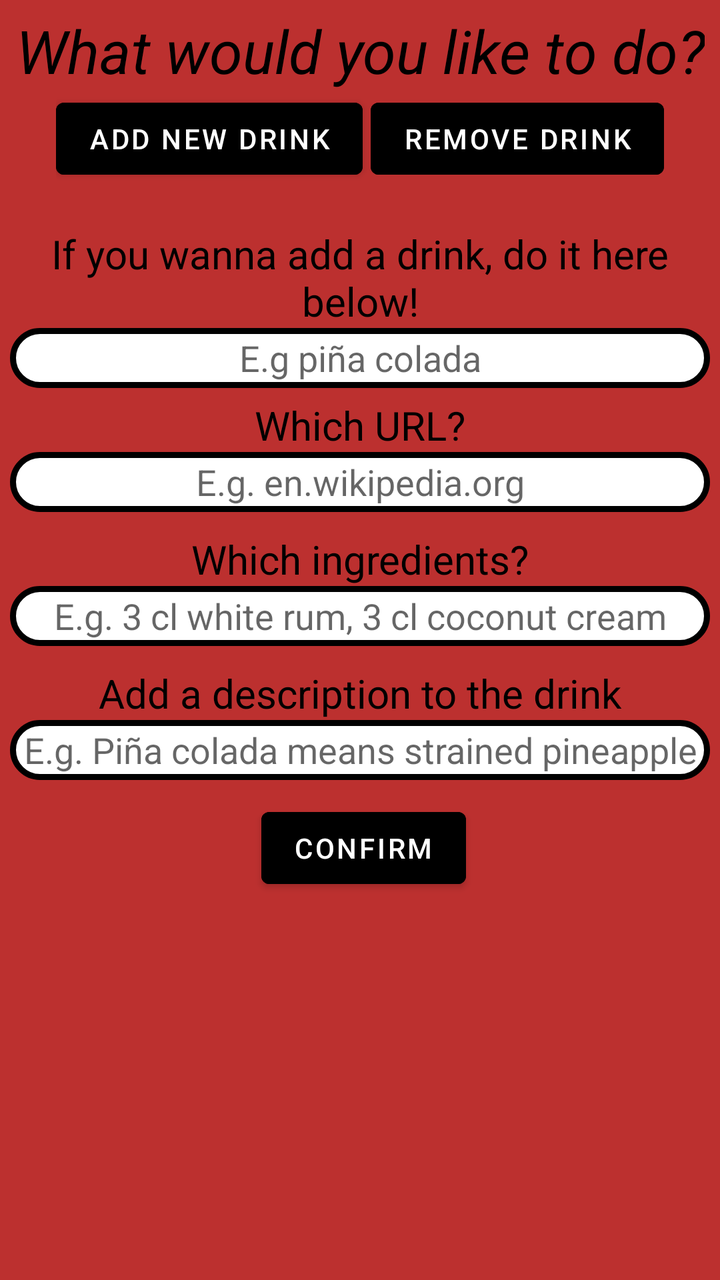
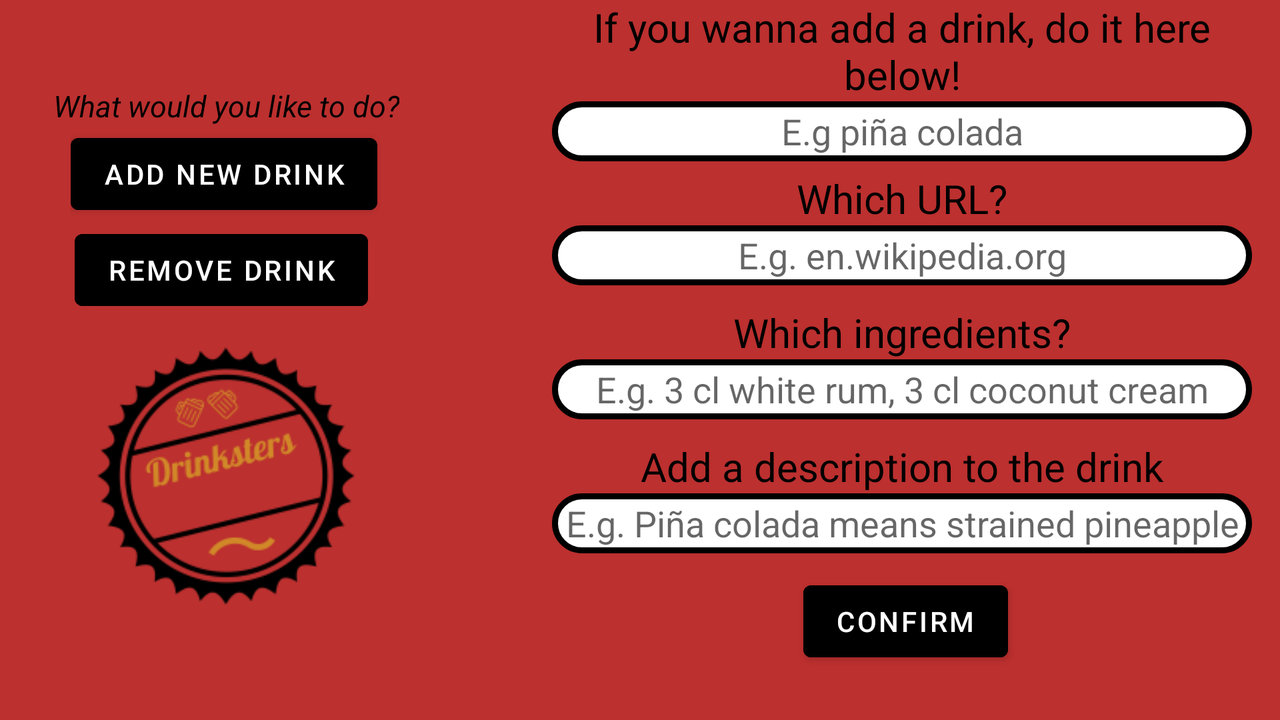

Compare how this app lays out the same screen by default and in its alternative resource folder. The renders come first, then the two layout files and the values they reference.
<!-- AndroidManifest.xml: application theme Theme.Drinks -->
<!-- res/layout/fragment_ui.xml -->
<?xml version="1.0" encoding="utf-8"?>
<LinearLayout xmlns:android="http://schemas.android.com/apk/res/android"

    android:layout_width="match_parent"
    android:layout_height="match_parent"
    android:background="@color/Darkred"
    android:orientation="vertical"
    android:padding="5dp"
    >

    

    

    
    <TextView
        android:layout_width="wrap_content"
        android:layout_height="wrap_content"
        android:text="What would you like to do?"
        android:textAlignment="center"
        android:textSize="30dp"
        android:textColor="@color/black"
        android:textStyle="italic"
        android:layout_gravity="center"/>
    <LinearLayout
    android:layout_width="wrap_content"
    android:layout_height="wrap_content"
    android:orientation="horizontal"
    android:layout_gravity="center">

        <Button
            android:id="@+id/add_item"
            android:layout_width="wrap_content"
            android:layout_height="wrap_content"
            android:text="@string/add_new_drink"
            android:backgroundTint="@color/black"

            android:layout_marginRight="2sp"/>
        <Button

            android:id="@+id/remove_drink"
            android:layout_width="wrap_content"
            android:layout_height="wrap_content"
            android:text="Remove drink"
            android:backgroundTint="@color/black"

            android:layout_marginLeft="2sp"/>
</LinearLayout>




     <LinearLayout
         android:layout_width="wrap_content"
         android:layout_height="wrap_content"
         android:orientation="vertical"
         android:id="@+id/top3QuestionsManageDB"
         android:layout_gravity="center">

    
    <LinearLayout
        android:layout_width="match_parent"
        android:layout_height="wrap_content"
        android:orientation="vertical"
        android:layout_marginBottom="5dp"
        android:textAlignment="center"
        android:layout_marginTop="20dp">
        <TextView
            android:layout_width="match_parent"
            android:layout_height="wrap_content"
            android:layout_weight="3"
            android:text="If you wanna add a drink, do it here below!"
            android:textSize="20sp"
            android:textAlignment="center"
            android:textColor="@color/black"/>

        <EditText
            android:id="@+id/what_text"
            android:layout_width="350dp"
            android:layout_gravity="center"
            android:layout_height="30dp"
            android:layout_weight="1"
            android:background="@drawable/radius"
            android:hint="@string/e_g_Name"
            android:inputType="text"
            android:textAlignment="center"/>
    </LinearLayout>

    
    <LinearLayout
        android:layout_width="match_parent"
        android:layout_height="wrap_content"
        android:orientation="vertical"
        android:layout_marginBottom="5dp"
        android:textAlignment="center">
        <TextView
            android:layout_width="match_parent"
            android:layout_height="wrap_content"
            android:layout_weight="3"
            android:text="@string/which_URL"
            android:textSize="20sp"
            android:textAlignment="center"
            android:textColor="@color/black"/>

        <EditText
            android:id="@+id/where_text"
            android:layout_width="350dp"
            android:layout_height="30dp"
            android:layout_marginBottom="5dp"
            android:layout_weight="1"
            android:background="@drawable/radius"
            android:layout_gravity="center"
            android:hint="@string/e_g_URL"
            android:textAlignment="center"/>
    </LinearLayout>

    
    <LinearLayout
        android:layout_width="match_parent"
        android:layout_height="wrap_content"
        android:orientation="vertical"
        android:layout_marginBottom="5dp"
        android:textAlignment="center">
        <TextView
            android:layout_width="match_parent"
            android:layout_height="wrap_content"
            android:layout_weight="3"
            android:text="@string/which_ingredients"
            android:textAlignment="center"
            android:textColor="@color/black"
            android:textSize="20sp"/>

        <EditText
            android:id="@+id/ingredients_text"
            android:layout_width="350dp"
            android:layout_height="30dp"
            android:layout_marginBottom="5dp"
            android:layout_weight="1"
            android:background="@drawable/radius"
            android:textAlignment="center"
            android:layout_gravity="center"
            android:hint="@string/e_g_ingredients" />
    </LinearLayout>
     </LinearLayout>
    

    <LinearLayout
        android:id="@+id/linearWithEverythingManageDb"
        android:layout_width="match_parent"
        android:layout_height="wrap_content"
        android:orientation="vertical">
    <LinearLayout
        android:layout_width="match_parent"
        android:layout_height="wrap_content"
        android:orientation="vertical"
        android:layout_marginBottom="5dp">
        <TextView
            android:id="@+id/text_remove_or_description"
            android:layout_width="match_parent"
            android:layout_height="wrap_content"
            android:layout_weight="3"
            android:text="@string/which_information"
            android:textAlignment="center"
            android:textColor="@color/black"
            android:textSize="20sp"/>

        <EditText
            android:id="@+id/information_text_remove_text"
            android:layout_width="350dp"
            android:layout_height="30dp"
            android:layout_marginBottom="5dp"
            android:layout_weight="1"
            android:background="@drawable/radius"
            android:layout_gravity="center"
            android:textAlignment="center"
            android:hint="@string/e_g_information" />
    </LinearLayout>

    <Button

        android:id="@+id/confirm_add_remove_button"
        android:layout_width="wrap_content"
        android:layout_height="wrap_content"
        android:text="Confirm"
        android:backgroundTint="@color/black"
        android:layout_gravity="center"
        android:layout_marginLeft="2sp"/>

    <TextView
        android:id="@+id/confirm_add_remove_text"
        android:layout_width="wrap_content"
        android:layout_height="wrap_content"
        android:layout_gravity="center"
        android:layout_marginTop="10dp"
        android:text=""
        android:textAlignment="center"

        />

 </LinearLayout>

</LinearLayout>
<!-- resources referenced by this layout -->
<resources>
  <color name="Darkred">#BC302F</color>
  <color name="black">#FF000000</color>
  <!-- drawable radius (drawable) -->
  <?xml version="1.0" encoding="utf-8"?>
  <shape xmlns:android="http://schemas.android.com/apk/res/android" android:shape="rectangle">
      <solid android:color="@color/white"/>
      <corners android:bottomLeftRadius="20dp" android:bottomRightRadius="20dp" android:topLeftRadius="20dp" android:topRightRadius="20dp"/>
      <stroke android:width="3dp" android:color="@color/black"/>
  
  </shape>
  <string name="add_new_drink">Add new drink</string>
  <string name="e_g_Name">E.g piña colada</string>
  <string name="e_g_URL">E.g. en.wikipedia.org</string>
  <string name="e_g_information">E.g. Piña colada means "strained pineapple</string>
  <string name="e_g_ingredients">E.g. 3 cl white rum, 3 cl coconut cream </string>
  <string name="which_URL">Which URL?</string>
  <string name="which_information">Add a description to the drink</string>
  <string name="which_ingredients">Which ingredients?</string>
  <style name="Theme.Drinks" parent="Theme.MaterialComponents.DayNight.DarkActionBar">
          
          <item name="colorPrimary">@color/Darkred</item>
          <item name="colorPrimaryVariant">@color/red</item>
          <item name="colorOnPrimary">@color/white</item>
          
          <item name="colorSecondary">@color/teal_200</item>
          <item name="colorSecondaryVariant">@color/teal_700</item>
          <item name="colorOnSecondary">@color/black</item>
          
          <item name="android:statusBarColor" tools:targetApi="l">?attr/colorPrimaryVariant</item>
          
      </style>
  <color name="white">#FFFFFFFF</color>
  <color name="red">#FF0000</color>
  <color name="teal_200">#FF03DAC5</color>
  <color name="teal_700">#FF018786</color>
</resources>
<!-- res/layout-land/fragment_ui.xml (the repository's variant of the layout above) -->
<!-- drawn on the phone turned sideways -->
<?xml version="1.0" encoding="utf-8"?>
<LinearLayout xmlns:android="http://schemas.android.com/apk/res/android"

    android:layout_width="match_parent"
    android:layout_height="match_parent"
    android:background="@color/Darkred"
    android:orientation="horizontal"

    >

    

    
<LinearLayout
    android:layout_width="wrap_content"
    android:layout_height="wrap_content"
    android:orientation="vertical"
    android:layout_gravity="center_vertical"
    android:layout_marginRight="50dp">

    <TextView
        android:layout_width="wrap_content"
        android:layout_height="wrap_content"
        android:text="What would you like to do?"
        android:textAlignment="center"
        android:textSize="15dp"
        android:textColor="@color/black"
        android:textStyle="italic"
        android:layout_gravity="center"/>
    <LinearLayout
        android:layout_width="wrap_content"
        android:layout_height="wrap_content"
        android:orientation="vertical"
        android:layout_gravity="center">

        <Button
            android:id="@+id/add_item"
            android:layout_width="wrap_content"
            android:layout_height="wrap_content"
            android:text="@string/add_new_drink"
            android:backgroundTint="@color/black"

            android:layout_marginRight="2sp"/>
        <Button

            android:id="@+id/remove_drink"
            android:layout_width="wrap_content"
            android:layout_height="wrap_content"
            android:text="Remove drink"
            android:backgroundTint="@color/black"

            android:layout_marginLeft="2sp"/>
    </LinearLayout>

    <ImageView
        android:id="@+id/image"
        android:layout_width="226dp"
        android:layout_height="158dp"
        android:layout_gravity="center"

        android:src="@drawable/drinkster_logo" />

</LinearLayout>

<LinearLayout
    android:layout_width="wrap_content"
    android:layout_height="wrap_content"
    android:orientation="vertical">
    <LinearLayout
        android:layout_width="wrap_content"
        android:layout_height="wrap_content"
        android:orientation="vertical"
        android:id="@+id/top3QuestionsManageDB"
        android:layout_gravity="center">

        
        <LinearLayout
            android:layout_width="match_parent"
            android:layout_height="wrap_content"
            android:orientation="vertical"
            android:layout_marginBottom="5dp"
            android:textAlignment="center"
            >
            <TextView
                android:layout_width="match_parent"
                android:layout_height="wrap_content"
                android:layout_weight="3"
                android:text="If you wanna add a drink, do it here below!"
                android:textSize="20sp"
                android:textAlignment="center"
                android:textColor="@color/black"/>

            <EditText
                android:id="@+id/what_text"
                android:layout_width="350dp"
                android:layout_gravity="center"
                android:layout_height="30dp"
                android:layout_weight="1"
                android:background="@drawable/radius"
                android:hint="@string/e_g_Name"
                android:inputType="text"
                android:textAlignment="center"/>
        </LinearLayout>

        
        <LinearLayout
            android:layout_width="match_parent"
            android:layout_height="wrap_content"
            android:orientation="vertical"
            android:layout_marginBottom="5dp"
            android:textAlignment="center">
            <TextView
                android:layout_width="match_parent"
                android:layout_height="wrap_content"
                android:layout_weight="3"
                android:text="@string/which_URL"
                android:textSize="20sp"
                android:textAlignment="center"
                android:textColor="@color/black"/>

            <EditText
                android:id="@+id/where_text"
                android:layout_width="350dp"
                android:layout_height="30dp"
                android:layout_marginBottom="5dp"
                android:layout_weight="1"
                android:background="@drawable/radius"
                android:layout_gravity="center"
                android:hint="@string/e_g_URL"
                android:textAlignment="center"/>
        </LinearLayout>

        
        <LinearLayout
            android:layout_width="match_parent"
            android:layout_height="wrap_content"
            android:orientation="vertical"
            android:layout_marginBottom="5dp"
            android:textAlignment="center">
            <TextView
                android:layout_width="match_parent"
                android:layout_height="wrap_content"
                android:layout_weight="3"
                android:text="@string/which_ingredients"
                android:textAlignment="center"
                android:textColor="@color/black"
                android:textSize="20sp"/>

            <EditText
                android:id="@+id/ingredients_text"
                android:layout_width="350dp"
                android:layout_height="30dp"
                android:layout_marginBottom="5dp"
                android:layout_weight="1"
                android:background="@drawable/radius"
                android:textAlignment="center"
                android:layout_gravity="center"
                android:hint="@string/e_g_ingredients" />
        </LinearLayout>
    </LinearLayout>
    

    <LinearLayout
        android:id="@+id/linearWithEverythingManageDb"
        android:layout_width="match_parent"
        android:layout_height="wrap_content"
        android:orientation="vertical">
        <LinearLayout
            android:layout_width="match_parent"
            android:layout_height="wrap_content"
            android:orientation="vertical"
            android:layout_marginBottom="5dp">
            <TextView
                android:id="@+id/text_remove_or_description"
                android:layout_width="match_parent"
                android:layout_height="wrap_content"
                android:layout_weight="3"
                android:text="@string/which_information"
                android:textAlignment="center"
                android:textColor="@color/black"
                android:textSize="20sp"/>

            <EditText
                android:id="@+id/information_text_remove_text"
                android:layout_width="350dp"
                android:layout_height="30dp"
                android:layout_marginBottom="5dp"
                android:layout_weight="1"
                android:background="@drawable/radius"
                android:layout_gravity="center"
                android:textAlignment="center"
                android:hint="@string/e_g_information" />
        </LinearLayout>

        <Button

            android:id="@+id/confirm_add_remove_button"
            android:layout_width="wrap_content"
            android:layout_height="wrap_content"
            android:text="Confirm"
            android:backgroundTint="@color/black"
            android:layout_gravity="center"
            android:layout_marginLeft="2sp"/>

        <TextView
            android:id="@+id/confirm_add_remove_text"
            android:layout_width="wrap_content"
            android:layout_height="wrap_content"
            android:layout_gravity="center"
            android:layout_marginTop="10dp"
            android:text=""
            android:textAlignment="center"

            />
    </LinearLayout>
    </LinearLayout>

</LinearLayout>
<!-- resources referenced by the variant -->
<!-- as the phone turned sideways resolves them -->
<resources>
  <color name="Darkred">#BC302F</color>
  <color name="black">#FF000000</color>
  <!-- drawable drinkster_logo: png bitmap (drawable, 12092 bytes) -->
  <!-- drawable radius (drawable) -->
  <?xml version="1.0" encoding="utf-8"?>
  <shape xmlns:android="http://schemas.android.com/apk/res/android" android:shape="rectangle">
      <solid android:color="@color/white"/>
      <corners android:bottomLeftRadius="20dp" android:bottomRightRadius="20dp" android:topLeftRadius="20dp" android:topRightRadius="20dp"/>
      <stroke android:width="3dp" android:color="@color/black"/>
  
  </shape>
  <string name="add_new_drink">Add new drink</string>
  <string name="e_g_Name">E.g piña colada</string>
  <string name="e_g_URL">E.g. en.wikipedia.org</string>
  <string name="e_g_information">E.g. Piña colada means "strained pineapple</string>
  <string name="e_g_ingredients">E.g. 3 cl white rum, 3 cl coconut cream </string>
  <string name="which_URL">Which URL?</string>
  <string name="which_information">Add a description to the drink</string>
  <string name="which_ingredients">Which ingredients?</string>
  <style name="Theme.Drinks" parent="Theme.MaterialComponents.DayNight.DarkActionBar">
          
          <item name="colorPrimary">@color/Darkred</item>
          <item name="colorPrimaryVariant">@color/red</item>
          <item name="colorOnPrimary">@color/white</item>
          
          <item name="colorSecondary">@color/teal_200</item>
          <item name="colorSecondaryVariant">@color/teal_700</item>
          <item name="colorOnSecondary">@color/black</item>
          
          <item name="android:statusBarColor" tools:targetApi="l">?attr/colorPrimaryVariant</item>
          
      </style>
  <color name="white">#FFFFFFFF</color>
  <color name="red">#FF0000</color>
  <color name="teal_200">#FF03DAC5</color>
  <color name="teal_700">#FF018786</color>
</resources>
